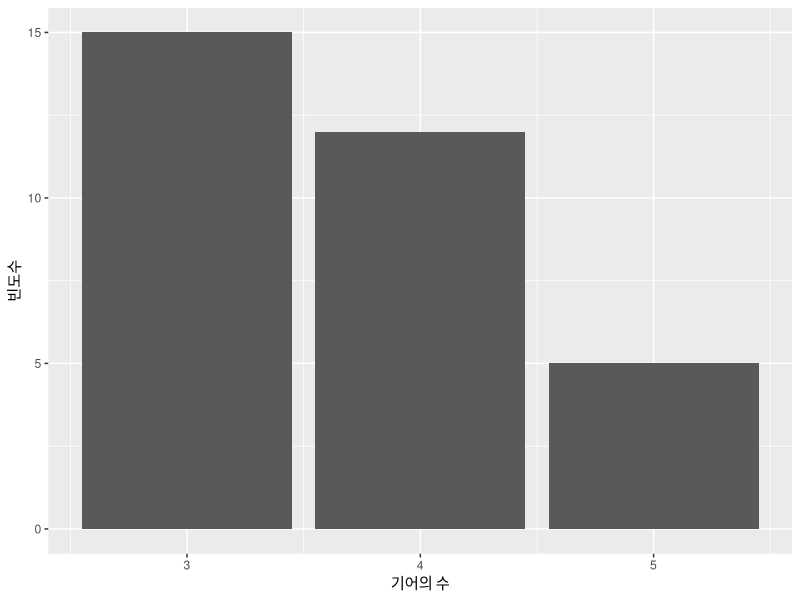
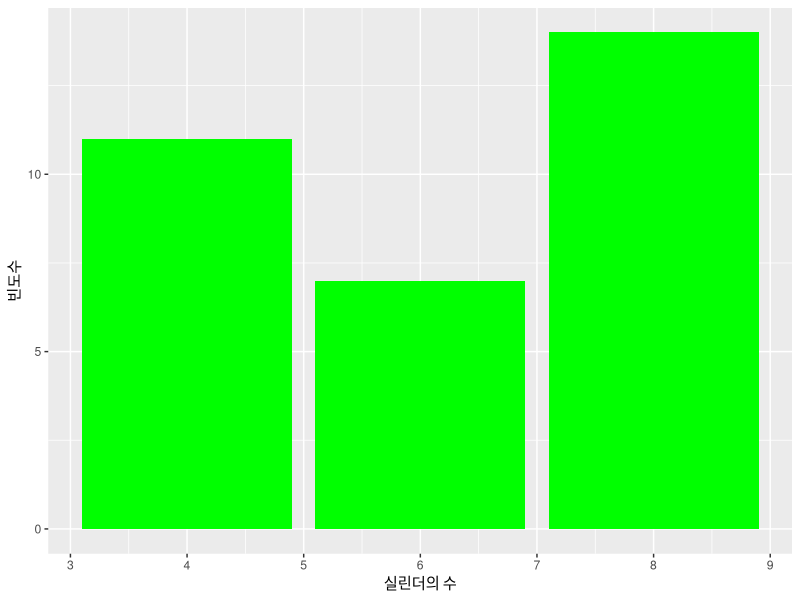
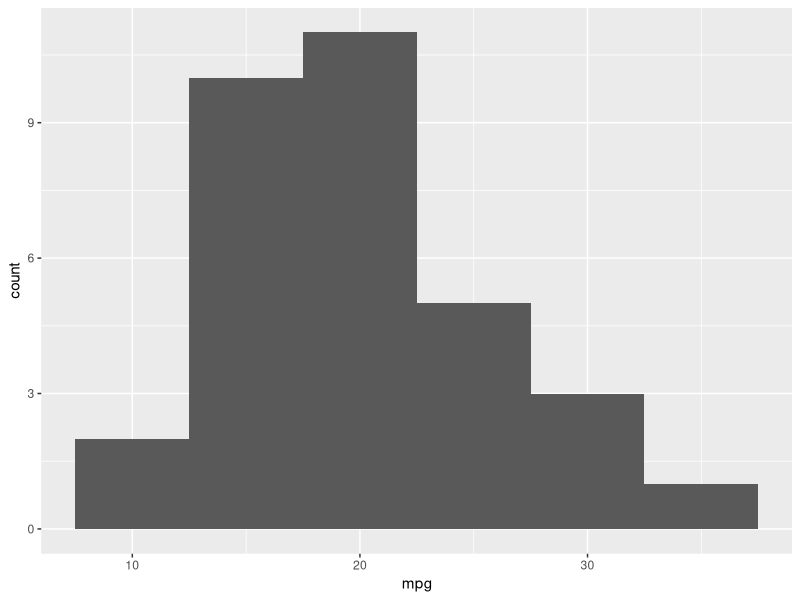
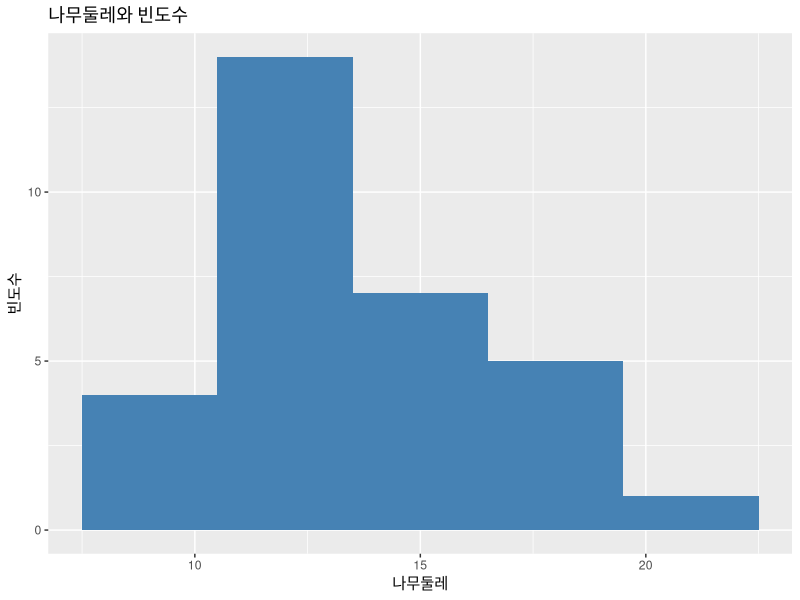
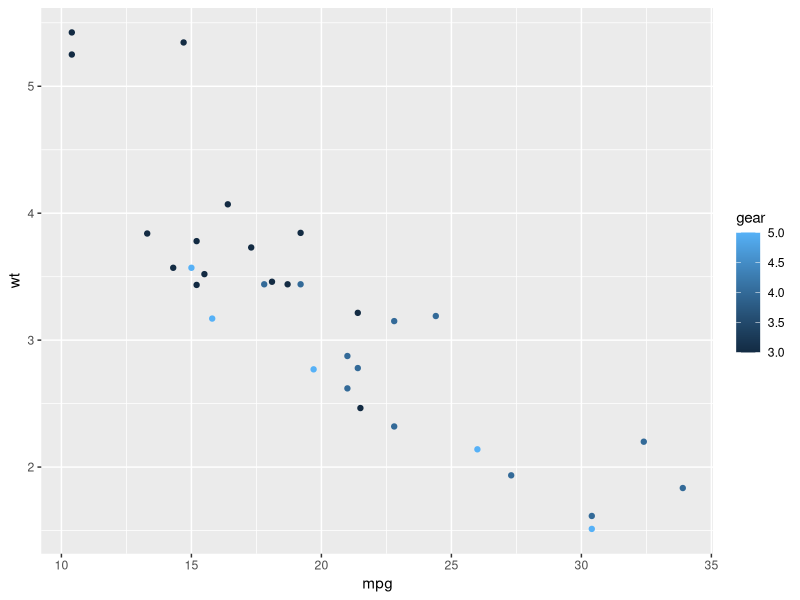
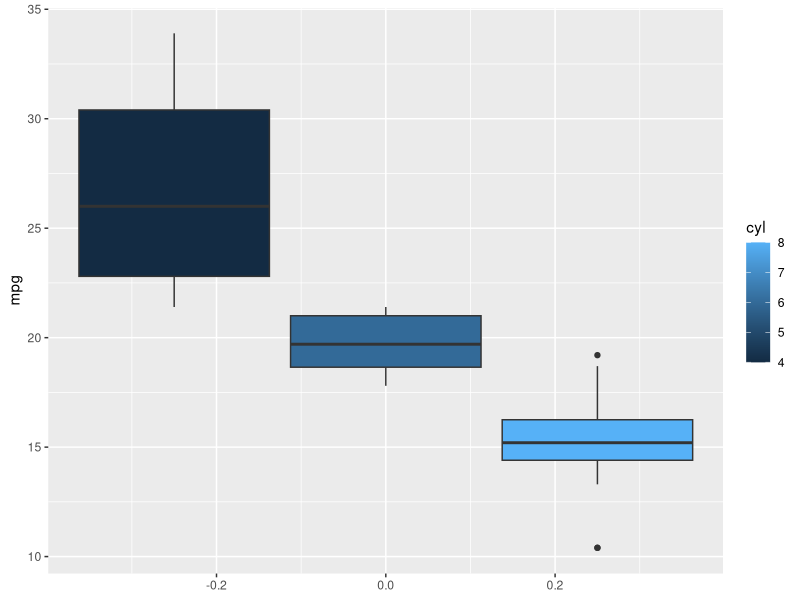
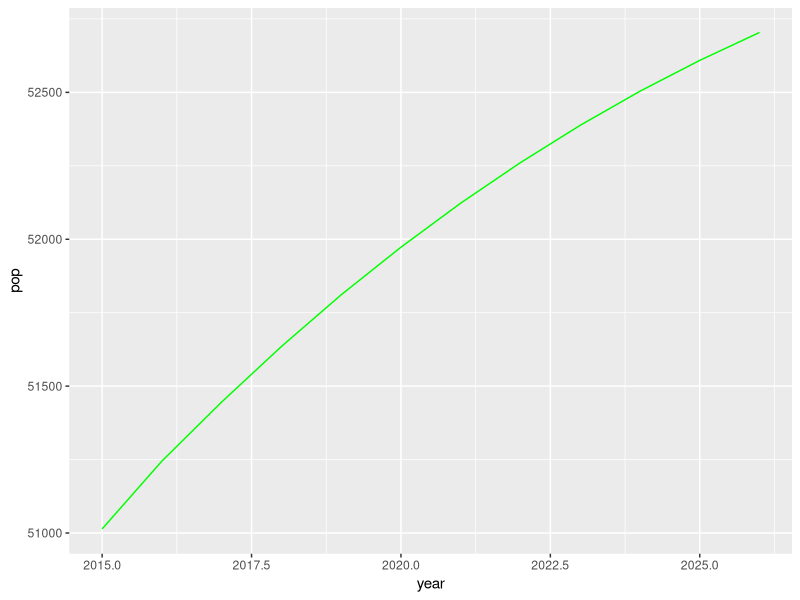

Recreate these plots in R, in order.
## ---- chunk 1
library(ggplot2)
str(mtcars)
ggplot( mtcars, aes( x = gear) ) +  
    geom_bar() + labs(x = "기어의 수", y = "빈도수")
## ---- chunk 2
ggplot( mtcars, aes( x = cyl) ) +  
    geom_bar(fill = "green" ) + labs( x = "실린더의 수", y = "빈도수" )
## ---- chunk 3
ggplot( mtcars, aes( x = mpg ) ) +
    geom_histogram( binwidth = 5.0 )
## ---- chunk 4
ggplot( trees, aes( x = Girth ) ) +
    geom_histogram( binwidth = 3.0,
                    fill = "steelblue" ) +
    labs(x="나무둘레",y="빈도수",title="나무둘레와 빈도수")
## ---- chunk 5
ggplot( data = mtcars, aes( x = mpg, y = wt, color = gear ) ) +
    geom_point()
## ---- chunk 6
ggplot( mtcars, aes( y = mpg, group = cyl, fill = cyl ) ) +
    geom_boxplot()
## ---- chunk 7
year <- 2015:2026
pop <- c(51014,51245,51446,51635,51811,51973,52123,52261,52388,52504,52609,52704)
predict <- data.frame(year,pop)
predict

ggplot( predict, aes( x = year, y = pop ) ) +
    geom_line( col = "green" )
